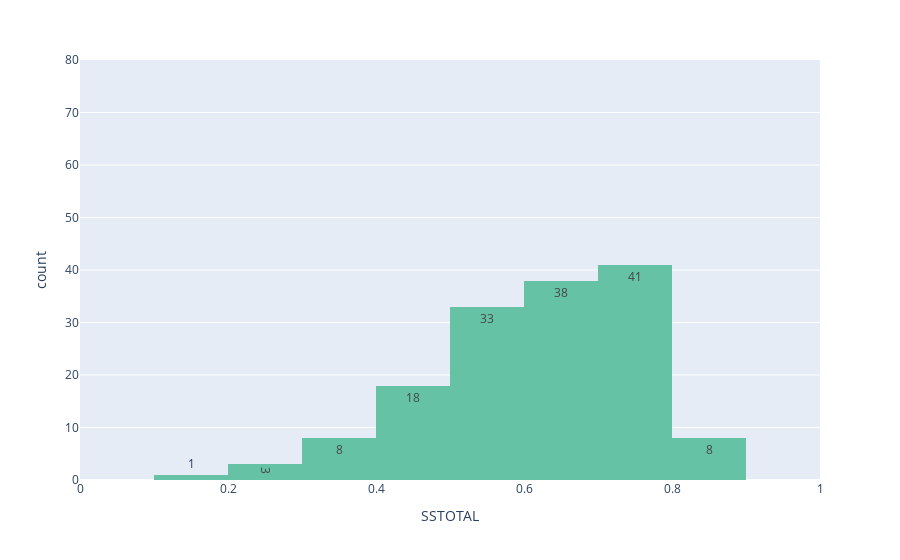

This figure's notebook cell:
### Markdown cell above
## Quality Assessment

### Code cell
fig = px.histogram(df_quality, x='SSTOTAL', range_x=[0, 1], range_y=[0, 80], nbins=10, text_auto=True, color_discrete_sequence=px.colors.qualitative.Set2)
fig.show()

mean = np.mean(df_quality['SSTOTAL'])
print(f'mean: {mean}')

std = np.std(df_quality['SSTOTAL'])
print(f'std: {std}')

variance = np.var(df_quality['SSTOTAL'])
print(f'variance: {variance}')

min = np.min(df_quality['SSTOTAL'])
print(f'min: {min}')

max = np.max(df_quality['SSTOTAL'])
print(f'max: {max}')

median = np.median(df_quality['SSTOTAL'])
print(f'median: {median}')

### Figure 1 — Plotly figure (JSON) as saved in the notebook; plotly's stock layout.template omitted (floating-point values rounded to 4 significant figures; data arrays with more than 128 entries replaced by an {"elided": "..."} marker saying what was removed)
{"data": [{"alignmentgroup": "True", "bingroup": "x", "hovertemplate": "SSTOTAL=%{x}<br>count=%{y}<extra></extra>", "legendgroup": "", "marker": {"color": "rgb(102,194,165)", "pattern": {"shape": ""}}, "name": "", "nbinsx": 10, "offsetgroup": "", "orientation": "v", "showlegend": false, "texttemplate": "%{value}", "type": "histogram", "x": {"elided": "150 float values"}, "xaxis": "x", "yaxis": "y"}], "layout": {"barmode": "relative", "legend": {"tracegroupgap": 0}, "margin": {"t": 60}, "xaxis": {"anchor": "y", "domain": [0, 1], "range": [0, 1], "title": {"text": "SSTOTAL"}}, "yaxis": {"anchor": "x", "domain": [0, 1], "range": [0, 80], "title": {"text": "count"}}}}
